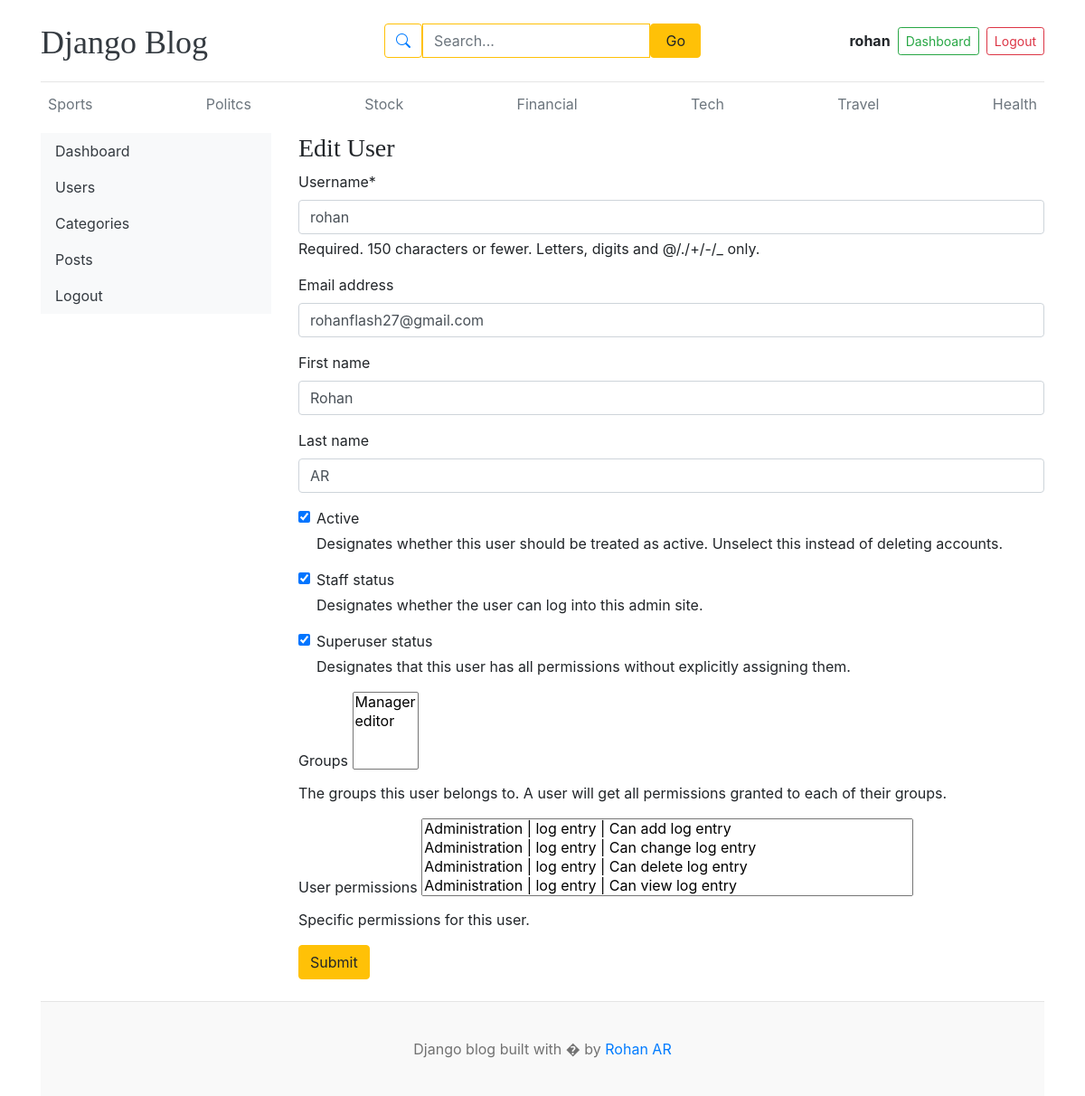
The page /dashboard/users/edit/1/ (signed in) on the database its author committed.
### blogs/models.py (models this page shows, shortened)
class Category(models.Model):
    Category_name=models.CharField(max_length=50,unique=True)
    created_at=models.DateTimeField(auto_now_add=True)
    updated_at=models.DateField(auto_now=True)
    class Meta:
        verbose_name_plural='categories'

### dashboards/views.py (the view)
# urls.py: path('users/edit/<int:pk>/',views.edit_user,name='edit_user'),
def edit_user(request,pk):
    user=get_object_or_404(User,pk=pk)
    if request.method=='POST':
        form=EditUserform(request.POST,instance=user)
        if form.is_valid():
            form.save()
            return redirect('users')
    form=EditUserform(instance=user)
    context={
        'form':form,
    }
    return render(request,'dashboard/edit_user.html',context)

### dashboards/forms.py
class EditUserform(forms.ModelForm):
    class Meta:
        model=User
        fields=('username','email','first_name','last_name','is_active',
                'is_staff','is_superuser','groups','user_permissions')

### blogs/context_processors.py (called while the page is built)
def get_categories(request):
    categories=Category.objects.all()
    return dict(categories=categories)

def get_social_links(request):
    social_link=Links.objects.all()
    return dict(social_link=social_link)

### templates/dashboard/edit_user.html (shortened to what this page needs)
{% extends 'base.html' %}
{% block content %}
{% load crispy_forms_tags %}
<div class="row">
    {% include 'dashboard/side_bar.html' %}
    <div class="col-md-9">
        {% if perms.auth.add_user %}
        <h3>Edit User</h3>
        <form action="" method="POST">
            {{ form | crispy }}
            <button type="submit" class="btn btn-warning">Submit</button>
        </form>
        <br>
        {% else %}
        <h5>You do not have permision to view this page</h5>
        {% endif %}
    </div>
</div>
{% endblock %}

### templates/base.html (shortened to what this page needs)
{% load static %}
<!DOCTYPE html>
<html lang="en">
<head>
    <link href="https://getbootstrap.com/docs/4.0/dist/css/bootstrap.min.css" rel="stylesheet">
    <link rel="stylesheet" href="https://cdn.jsdelivr.net/npm/bootstrap-icons/font/bootstrap-icons.css">
    <link href="{% static 'css/blog.css' %}" rel="stylesheet">
    <link rel="stylesheet" href="https://cdnjs.cloudflare.com/ajax/libs/font-awesome/4.7.0/css/font-awesome.min.css">
  </head>
<body>
    <div class="container">
      <header class="blog-header py-3">
        <div class="row flex-nowrap justify-content-between align-items-center">
            <div class="col-4 pt-1">
                <a class="blog-header-logo text-dark fw-bold fs-5" href="/">Django Blog</a>
            </div>
            <div class="col-4">
                <form action="{% url 'search' %}" method="get" class="d-flex justify-content-center">
                    <div class="input-group shadow-sm w-100" style="max-width: 450px;">
                        <span class="input-group-text bg-white border-warning">
                            <i class="bi bi-search text-primary"></i>
                        </span>
                        <input
                            class="form-control border-warning"
                            type="text"
                            name="keyword"
                            placeholder="Search..."
                            aria-label="Search"
                            required
                            value="{{ keyword }}"
                        />
                        <button type="submit" class="btn btn-warning px-3">Go</button>
                    </div>
                </form>
            </div>
            <div class="col-4 d-flex justify-content-end align-items-center">
                {% if not user.is_authenticated %}
                    <a class="btn btn-sm btn-warning" href="{% url 'login' %}">Login</a>
                    &ensp;
                    <a class="btn btn-sm btn-outline-success ms-2" href="{% url 'register' %}">Register</a>
                {% else %}
                    <div class="d-flex align-items-center gap-3">
                        <span><strong>{{ user }}</strong></span>
                        <a href="{% url 'dashboard' %}" class="btn btn-outline-success btn-sm">Dashboard</a>
                        <a href="{% url 'logout' %}" class="btn btn-outline-danger btn-sm">Logout</a>
                    </div>
                {% endif %}
            </div>
        </div>
    </header>
      <div class="nav-scroller py-1 mb-2">
        <nav class="nav d-flex justify-content-between">
          {% for cat in categories %}
          <a class="p-2 text-muted" href="{% url 'post_by_category' cat.id  %}">{{ cat.Category_name }}</a>
          {% endfor %}
        </nav>
      </div>
 {% block content %}
 {% endblock %}
<footer class="blog-footer">
    <p>Django blog built with � by <a href="#">Rohan AR</a></p>
  </footer>
  </body>
  </html>

### blog_main/static/css/blog.css (style rules this page uses)
.blog-header { border-bottom: 1px solid #e5e5e5; }
.blog-header-logo { font-family: "Playfair Display", Georgia, "Times New Roman", serif; font-size: 2.25rem; }
h1, h2, h3, h4, h5, h6 { font-family: "Playfair Display", Georgia, "Times New Roman", serif; }
.blog-footer { padding: 2.5rem 0; color: #727272; text-align: center; background-color: #f9f9f9; border-top: .05rem solid #e5e5e5; }
.blog-footer p:last-child { margin-bottom: 0; }

### rows shown on the page
Category: Category_name "Sports"
Category: Category_name "Politcs"
Category: Category_name "Stock"
Category: Category_name "Financial"
Category: Category_name "Tech"
Category: Category_name "Travel"
Category: Category_name "Health"

### other values the page prints
{{ user }} "rohan"
